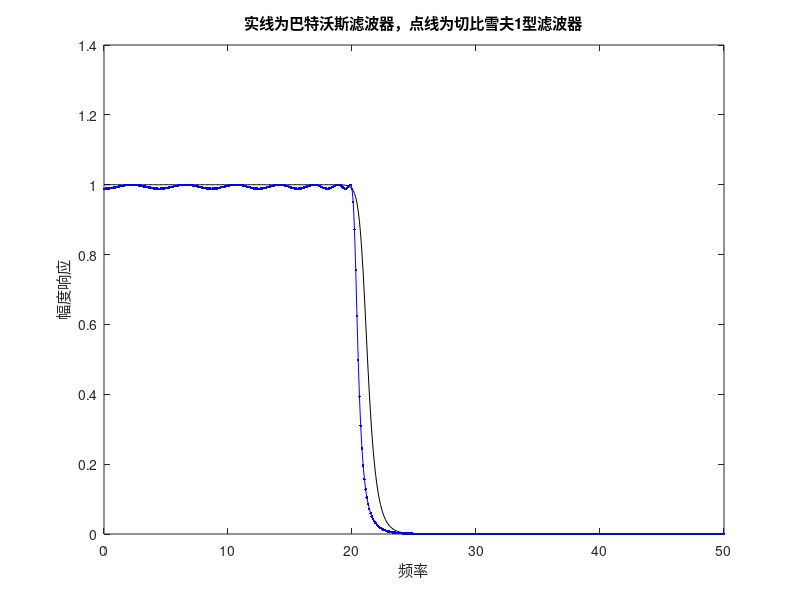

This chart was generated by the following MATLAB code:
%/*************************************************************************
% > File Name: c5_1.m
% > Author: genki_chen
% > Mail: genki_chen@aliyun.com 
% > Created Time: 2017年11月09日 星期四 15时39分41秒
% ************************************************************************/
%这个程序是以100的采样率 20的截止频率来写的

clear;
close all;
clc;

fs = 100;								% set sampling frequency
fc = 20;								% set cuttoff frequency
f = 0:0.1:50;							% define frequency vector
[N,wc] = buttord(2*pi*fc,2*pi*(fc+5),0.1,60,'s');
[b,a] = butter(N,wc,'s');

h = freqs(b,a,2*pi*f);		% amp. resp. of analog filter


[N1,wp] = cheb1ord(2*pi*fc,2*pi*(fc+5),0.1,60,'s');
[d,c] = cheby1(N1,0.1,wp,'s');
h1 = freqs(d,c,2*pi*f);	
plot(f,abs(h),'-k',f,abs(h1),'.-b')				% plot
xlabel('频率')				% label x axis
ylabel('幅度响应')		
title('实线为巴特沃斯滤波器，点线为切比雪夫1型滤波器');
%{
figure(2)

[bz1,az1] = impinvar(d,c,fs);			% impulse invariant digital filter
h1 = freqz(bz1,az1,f,fs);				% amplitude response of above
[bz2,az2] = bilinear(d,c,fs);			% bilinear z filter (not prewarped)
h2 = freqz(bz2,az2,f,fs);				% amplitude response of above
[bz3,az3] = bilinear(d,c,fs,fc);		% bilinear z filter (prewarped)
h3 = freqz(bz3,az3,f,fs);				% amplitude response of above
subplot(211)							% subplot 1
plot(f,abs(h),f,abs(h1))				% plot
xlabel('频率')				% label x axis
ylabel('幅度相应')			% label y axis
subplot(212)							% subplot 2
plot(f,abs(h2),f,abs(h3))				% plot
xlabel('频率')				% label x axis
ylabel('幅度相应')			% label y axis
% End of script file.
%}